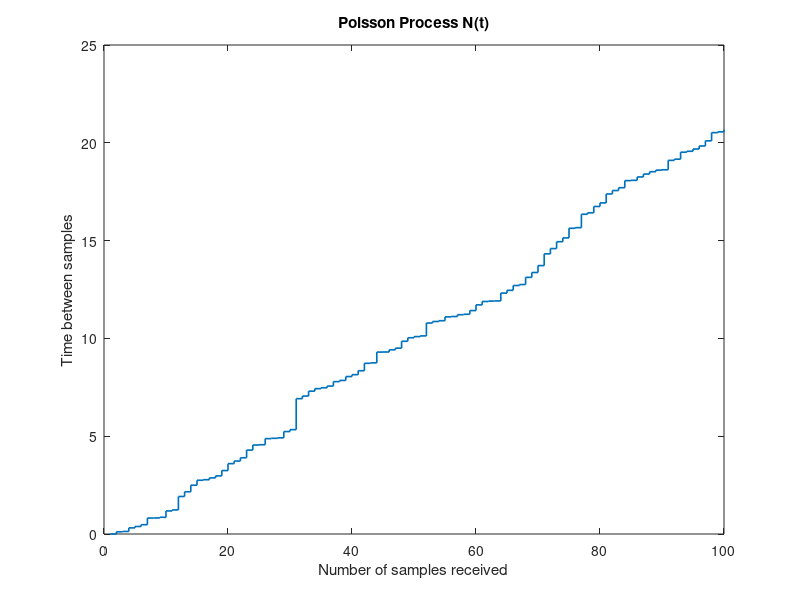

Here is the MATLAB script that generated this plot:
clc;
clear all;
close all;

# TASK A

lambda = 1/5;
random_exp_samples = exprnd(lambda, 1, 100);
time_between_samples = zeros(1, 100);

for i = 2 : 100
  time_between_samples(i) = time_between_samples(i-1) + random_exp_samples(i);
endfor

samples = 1:1:100;

figure(1);
stairs(samples, time_between_samples, "linewidth", 1.2);
title("Poisson Process N(t)");
xlabel("Number of samples received");
ylabel("Time between samples");

# TASK B

no_random_samples = [100, 200, 300, 500, 1000, 10000];

for i = 1 : columns(no_random_samples)
  sample = exprnd(lambda, 1, no_random_samples(i));
  sample_time = sum(sample);
  mean_no_samples = no_random_samples(i)/sample_time
endfor
